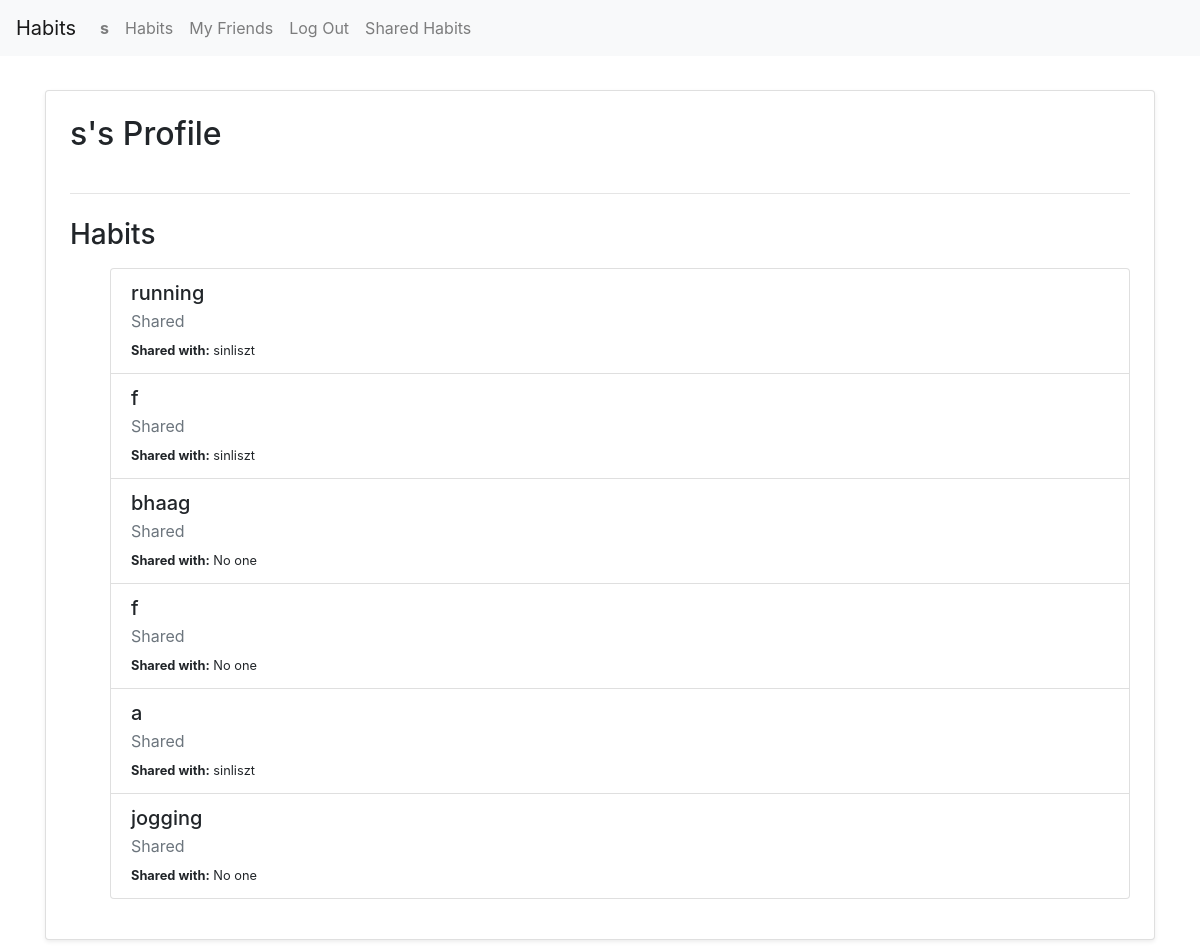
The app's page /profile/s/ (signed in), older data.
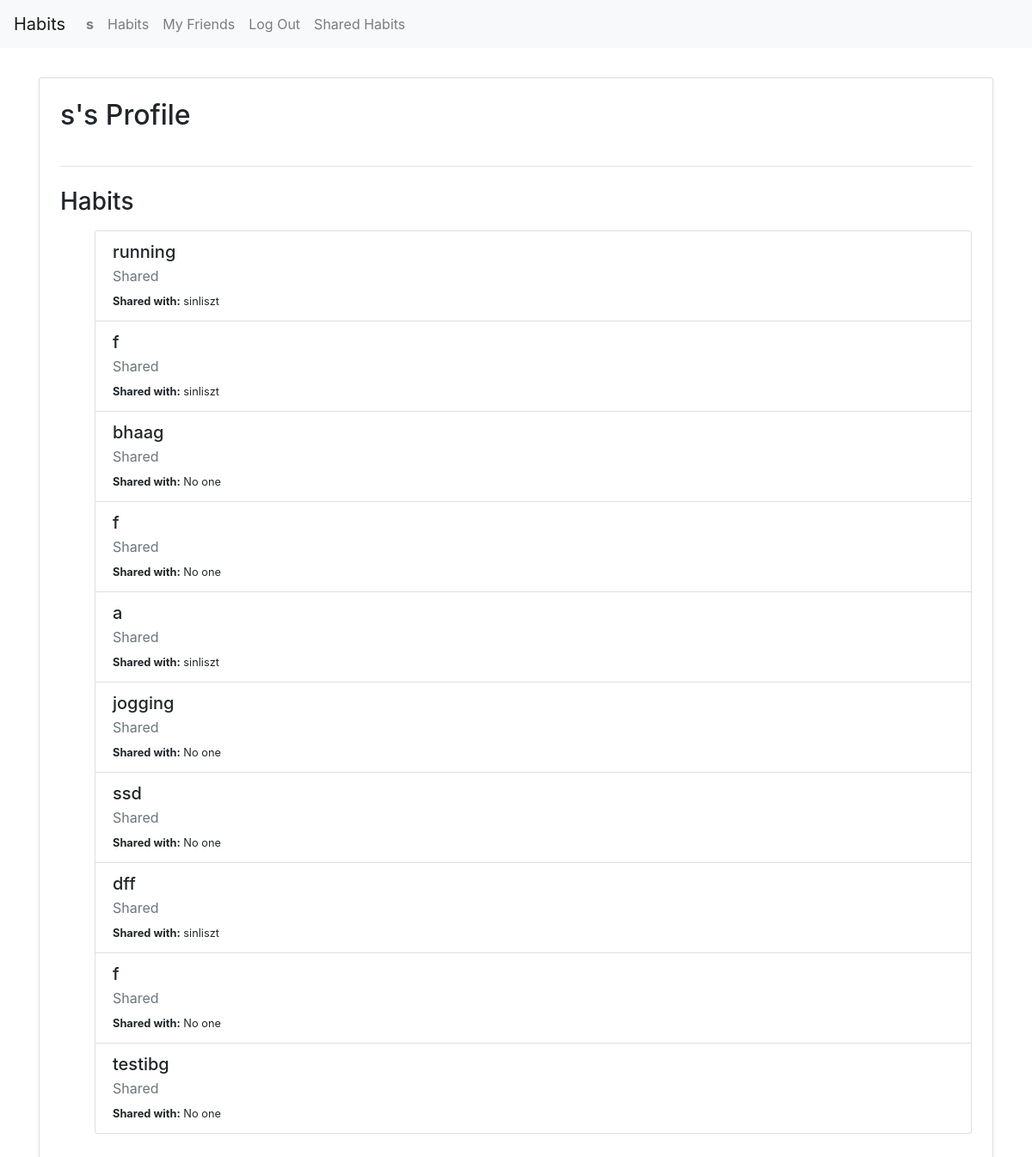
The same page, newer data.
### tracker/models.py (models this page shows, shortened)
class Habit(models.Model):
    name = models.CharField(max_length=100)
    created_at = models.DateField(auto_now_add=True)
    description = models.TextField(blank=True)
    users = models.ManyToManyField(User, related_name="shared_habits")
    owner = models.ForeignKey(User, on_delete=models.CASCADE, related_name="habits_owned", null=True, blank=True)
    target_minutes = models.PositiveIntegerField(default=30)
    category = models.ForeignKey(Category, on_delete=models.CASCADE, related_name='habits')

class User(AbstractUser):
    friends = models.ManyToManyField("self", symmetrical=True, blank=True)

### tracker/views.py (the view)
# urls.py: path("profile/<str:username>/", views.profile_view, name="profile_view"),
@login_required
def profile_view(request, username):
    profile_user = get_object_or_404(User, username=username)
    habits = Habit.objects.filter(Q(owner=profile_user) | Q(users=profile_user)).distinct()
    already_requested = FriendRequest.objects.filter(from_user=request.user, to_user=profile_user).exists()
    already_friends = FriendRequest.objects.filter(
        Q(from_user=request.user, to_user=profile_user) |
        Q(from_user=profile_user, to_user=request.user),
        is_accepted = True
    ).exists()
    can_send_request = (
        profile_user != request.user and not already_requested and not already_friends
    )
    if request.method == 'POST' and "send_friend_request" in request.POST and can_send_request:
        FriendRequest.objects.create(from_user=request.user, to_user=profile_user)
        return redirect("profile_view", username=username)
    habit_data = []
    for habit in habits:
        shared_with = habit.users.exclude(id=profile_user.id)
        habit_data.append({
            "habit": habit,
            "is_owner": habit.owner == profile_user,
            "shared_with": shared_with,
        })
    return render(request, "tracker/profile.html", {
        "profile_user": profile_user,
        "habits": habit_data,
        "can_send_request": can_send_request,
        "already_requested": already_requested,
        "already_friends": already_friends,
    })

### tracker/templates/tracker/profile.html (shortened to what this page needs)
{% extends "tracker/layout.html" %}
{% load static %}
{% block body %}
    <div class="container mt-4">
        <div class="card shadow-sm p-4">
            <h2 class="mb-3">{{ profile_user.username }}'s Profile</h2>
            <hr class="my-4">
            <h3 class="mb-3">Habits</h3>
            {% if habits %}
                <div class="list-group">
                    <ul>
                        {% for item in habits %}
                            <div class="list-group-item">
                                <h5 class="mb-1">{{ item.habit.name }}</h5>
                                <p class="mb-1 text-muted">
                                    {% if item.owner == profile_user %}
                                        Owner
                                    {% else %}
                                        Shared
                                    {% endif %}
                                </p>
                                <small>
                                    <strong>Shared with:</strong>
                                    {% if item.shared_with %}
                                        {% for user in item.shared_with %}
                                            {{ user.username }}{% if not forloop.last %}, {% endif %}
                                        {% endfor %}
                                    {% else %}
                                        No one
                                    {% endif %}
                                </small>
                            </div>
                        {% endfor %}
                    </ul>
                </div>
            {% else %}
                <div class="alert alert-secondary">This user has no habits yet</div>
            {% endif %}
        </div>
    </div>
{% endblock %}

Row changes from the older to the newer data that the page shows:
added Habit: habit.name "ssd", shows "No one"
added Habit: habit.name "dff", User (username "sinliszt")
added Habit: habit.name "f", shows "No one"
added Habit: habit.name "testibg", shows "No one"
